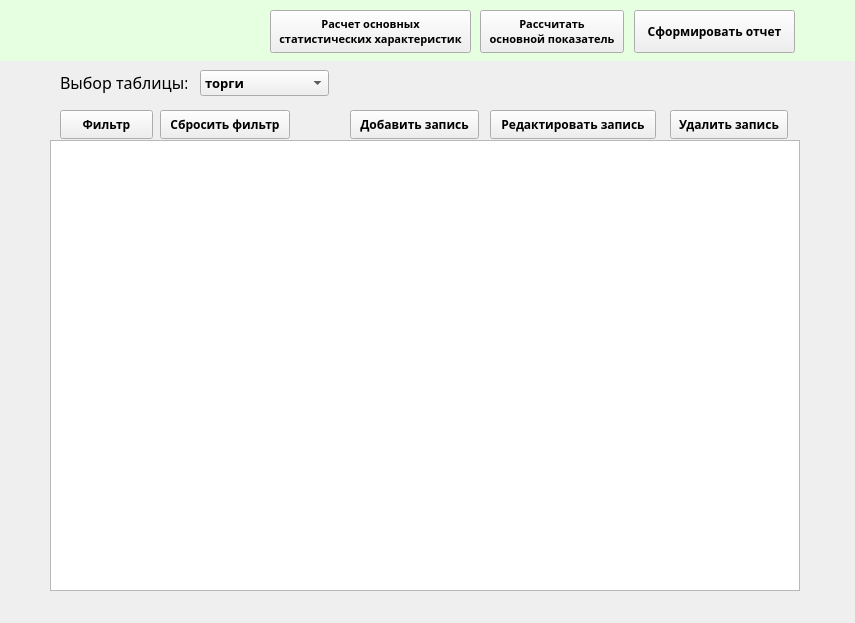
<?xml version="1.0" encoding="UTF-8"?>
<ui version="4.0">
 <class>MainWindow</class>
 <widget class="QMainWindow" name="MainWindow">
  <property name="geometry">
   <rect>
    <x>0</x>
    <y>0</y>
    <width>855</width>
    <height>623</height>
   </rect>
  </property>
  <property name="acceptDrops">
   <bool>false</bool>
  </property>
  <property name="windowTitle">
   <string>Database &quot;futures&quot;</string>
  </property>
  <property name="windowIcon">
   <iconset>
    <normaloff>../icon/1602309.png</normaloff>../icon/1602309.png</iconset>
  </property>
  <property name="windowOpacity">
   <double>1.000000000000000</double>
  </property>
  <property name="autoFillBackground">
   <bool>false</bool>
  </property>
  <property name="iconSize">
   <size>
    <width>40</width>
    <height>40</height>
   </size>
  </property>
  <property name="animated">
   <bool>true</bool>
  </property>
  <widget class="QWidget" name="centralwidget">
   <widget class="QComboBox" name="comboBox">
    <property name="geometry">
     <rect>
      <x>200</x>
      <y>70</y>
      <width>129</width>
      <height>26</height>
     </rect>
    </property>
    <property name="font">
     <font>
      <family>Yu Gothic UI Semibold</family>
      <pointsize>10</pointsize>
      <weight>75</weight>
      <bold>true</bold>
     </font>
    </property>
    <property name="cursor">
     <cursorShape>ArrowCursor</cursorShape>
    </property>
    <item>
     <property name="text">
      <string>торги</string>
     </property>
     <property name="icon">
      <iconset>
       <normalon>../icon/table.png</normalon>
       <selectedoff>../icon/table.png</selectedoff>
      </iconset>
     </property>
    </item>
    <item>
     <property name="text">
      <string>фьючерсы</string>
     </property>
     <property name="icon">
      <iconset>
       <normalon>../icon/table.png</normalon>
      </iconset>
     </property>
    </item>
   </widget>
   <widget class="QLabel" name="label">
    <property name="geometry">
     <rect>
      <x>60</x>
      <y>70</y>
      <width>127</width>
      <height>24</height>
     </rect>
    </property>
    <property name="font">
     <font>
      <family>Bahnschrift Light SemiCondensed</family>
      <pointsize>12</pointsize>
     </font>
    </property>
    <property name="text">
     <string>Выбор таблицы:</string>
    </property>
   </widget>
   <widget class="QTableView" name="tableView">
    <property name="geometry">
     <rect>
      <x>50</x>
      <y>140</y>
      <width>750</width>
      <height>451</height>
     </rect>
    </property>
    <property name="minimumSize">
     <size>
      <width>750</width>
      <height>0</height>
     </size>
    </property>
    <property name="autoFillBackground">
     <bool>false</bool>
    </property>
    <property name="sizeAdjustPolicy">
     <enum>QAbstractScrollArea::AdjustIgnored</enum>
    </property>
    <property name="selectionMode">
     <enum>QAbstractItemView::ContiguousSelection</enum>
    </property>
   </widget>
   <widget class="QPushButton" name="pushButton_2">
    <property name="geometry">
     <rect>
      <x>670</x>
      <y>110</y>
      <width>118</width>
      <height>29</height>
     </rect>
    </property>
    <property name="font">
     <font>
      <family>Yu Gothic UI Semibold</family>
      <pointsize>9</pointsize>
      <weight>75</weight>
      <bold>true</bold>
     </font>
    </property>
    <property name="text">
     <string>Удалить запись</string>
    </property>
   </widget>
   <widget class="QPushButton" name="pushButton_4">
    <property name="geometry">
     <rect>
      <x>350</x>
      <y>110</y>
      <width>129</width>
      <height>29</height>
     </rect>
    </property>
    <property name="font">
     <font>
      <family>Yu Gothic UI Semibold</family>
      <pointsize>9</pointsize>
      <weight>75</weight>
      <bold>true</bold>
     </font>
    </property>
    <property name="text">
     <string>Добавить запись</string>
    </property>
   </widget>
   <widget class="QPushButton" name="pushButton_5">
    <property name="geometry">
     <rect>
      <x>490</x>
      <y>110</y>
      <width>166</width>
      <height>29</height>
     </rect>
    </property>
    <property name="font">
     <font>
      <family>Yu Gothic UI Semibold</family>
      <pointsize>9</pointsize>
      <weight>75</weight>
      <bold>true</bold>
     </font>
    </property>
    <property name="text">
     <string>Редактировать запись</string>
    </property>
   </widget>
   <widget class="QPushButton" name="pushButton_6">
    <property name="geometry">
     <rect>
      <x>60</x>
      <y>110</y>
      <width>93</width>
      <height>29</height>
     </rect>
    </property>
    <property name="font">
     <font>
      <family>Yu Gothic UI Semibold</family>
      <pointsize>9</pointsize>
      <weight>75</weight>
      <bold>true</bold>
     </font>
    </property>
    <property name="text">
     <string>Фильтр</string>
    </property>
   </widget>
   <widget class="QPushButton" name="pushButton_7">
    <property name="geometry">
     <rect>
      <x>160</x>
      <y>110</y>
      <width>130</width>
      <height>29</height>
     </rect>
    </property>
    <property name="font">
     <font>
      <family>Yu Gothic UI Semibold</family>
      <pointsize>9</pointsize>
      <weight>75</weight>
      <bold>true</bold>
     </font>
    </property>
    <property name="text">
     <string>Сбросить фильтр</string>
    </property>
   </widget>
   <widget class="QPushButton" name="pushButton_8">
    <property name="geometry">
     <rect>
      <x>480</x>
      <y>10</y>
      <width>144</width>
      <height>43</height>
     </rect>
    </property>
    <property name="font">
     <font>
      <family>Yu Gothic UI Semibold</family>
      <pointsize>8</pointsize>
      <weight>75</weight>
      <bold>true</bold>
     </font>
    </property>
    <property name="text">
     <string>Рассчитать
основной показатель</string>
    </property>
   </widget>
   <widget class="QPushButton" name="pushButton_9">
    <property name="geometry">
     <rect>
      <x>270</x>
      <y>10</y>
      <width>201</width>
      <height>43</height>
     </rect>
    </property>
    <property name="font">
     <font>
      <family>Yu Gothic UI Semibold</family>
      <pointsize>8</pointsize>
      <weight>75</weight>
      <bold>true</bold>
     </font>
    </property>
    <property name="text">
     <string>Расчет основных
статистических характеристик</string>
    </property>
   </widget>
   <widget class="QLabel" name="label_2">
    <property name="geometry">
     <rect>
      <x>0</x>
      <y>0</y>
      <width>861</width>
      <height>61</height>
     </rect>
    </property>
    <property name="styleSheet">
     <string notr="true">background-color: rgb(231, 255, 225);</string>
    </property>
    <property name="text">
     <string/>
    </property>
   </widget>
   <widget class="QPushButton" name="pushButton_3">
    <property name="geometry">
     <rect>
      <x>634</x>
      <y>10</y>
      <width>161</width>
      <height>43</height>
     </rect>
    </property>
    <property name="font">
     <font>
      <family>Yu Gothic UI Semibold</family>
      <pointsize>9</pointsize>
      <weight>75</weight>
      <bold>true</bold>
     </font>
    </property>
    <property name="text">
     <string>Сформировать отчет</string>
    </property>
   </widget>
   <zorder>label_2</zorder>
   <zorder>comboBox</zorder>
   <zorder>label</zorder>
   <zorder>tableView</zorder>
   <zorder>pushButton_2</zorder>
   <zorder>pushButton_4</zorder>
   <zorder>pushButton_5</zorder>
   <zorder>pushButton_6</zorder>
   <zorder>pushButton_7</zorder>
   <zorder>pushButton_8</zorder>
   <zorder>pushButton_9</zorder>
   <zorder>pushButton_3</zorder>
  </widget>
  <widget class="QMenuBar" name="menubar">
   <property name="geometry">
    <rect>
     <x>0</x>
     <y>0</y>
     <width>855</width>
     <height>26</height>
    </rect>
   </property>
   <property name="font">
    <font>
     <underline>false</underline>
    </font>
   </property>
  </widget>
 </widget>
 <resources/>
 <connections/>
</ui>
